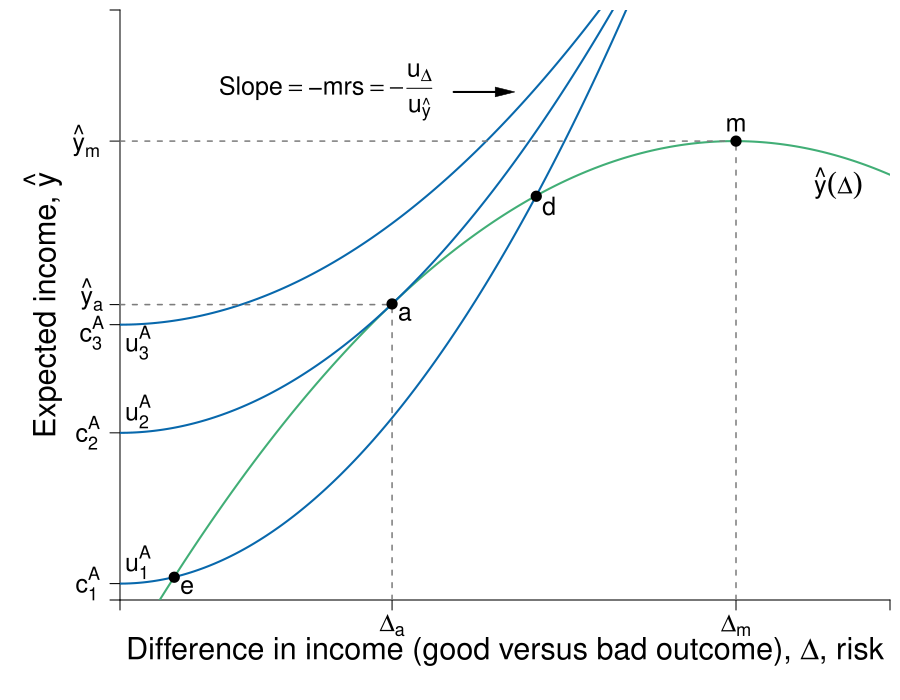

Generate this figure with R:
require(ggplot2)
require(shape)
pdf(file = "risk/risk_return_dara.pdf", width = 9, height = 7)

# Set parameters for graphics
axislabelsize <- 1.8
labelsize <- 1.5
namesize <- 1.8
annotatesize <- 1.5
graphlinewidth <- 2
segmentlinewidth <- 1.5

COL <- c("#7fc97f", "#beaed4", "#fdc086", "#ffff99", "#386cb0", "#f0027f", "#bf5b17", "#666666")
COLA <- c("#e0f3db", "#99d8c9","#66c2a4","#41ae76", "#238b45", "#005824")
COLB <- c("#c6dbef", "#4eb3d3", "#2b8cbe", "#0868ac","#084081")
COLC <- c("#fcfbfd", "#efedf5", "#dadaeb", "#bcbddc", "#9e9ac8", "#807dba", "#6a51a3", "#54278f", "#3f007d")
grays <- gray.colors(25, start = 1, end = 0, alpha = 1)

a <- c(2, 4, 6)
par(mar =  c(5, 6, 0.5, 0.5))
xlims <- c(0, 15)
ylims <- c(0, 18)

riskreturn <- function(g, int1 = 14, int2 = 4, coeff = 1/3){
  int1 - (int2 - (coeff)*g)^2
}


indiffA <- function(g, intercept = 3, slope = 0.125){
  intercept  + slope*g^2
}


#Plot command 
plot(0, 0, xlim = xlims, ylim = ylims, 
     type = "n",
     xlab = expression(paste("")),
     ylab = expression(paste("")), 
     axes = FALSE,
     cex.lab = axislabelsize, 
     bty = "n", 
     xaxs = "i", 
     yaxs = "i"
)



ticksy <- c(0,  0.5, 5.1, 8.4, riskreturn(g = 5.3), riskreturn(g = 12) ,ylims[2])
ylabels <- c(NA, expression(paste(c[1])), expression(paste(c[2])), NA, NA, expression(paste(hat(y)[m] )), NA)
ticksx <- c(0, 5.3, 12, xlims[2])
xlabels <- c(NA, expression(paste(Delta[a])), expression(paste(Delta[m])), NA)

text(xlims[1] - 0.5, 8.4, expression(paste(c[3])), cex = labelsize, xpd = TRUE)
text(xlims[1] - 0.5, riskreturn(g = 5.3) + 0.25, expression(paste(hat(y)[a])), cex = labelsize, xpd = TRUE)

axis(1, at = ticksx, pos = 0, labels = xlabels, cex.axis = labelsize)
axis(2, at = ticksy, pos = 0, labels = ylabels, las = 1, cex.axis = labelsize)

mtext(expression(paste("Difference in income (good versus bad outcome), ", Delta, ", risk")), side = 1, line = 2.5, cex = axislabelsize)
text(xlims[1] - 1.5, ylims[2] - 0.5*(ylims[2] - ylims[1]), expression(paste("Expected income, ", hat(y))), xpd = TRUE, cex = axislabelsize, srt = 90) 

npts <- 500 
xx1 <- seq(xlims[1], xlims[2], length.out = npts)
lines(xx1, riskreturn(xx1, coeff = 1/2.992195), col = COLA[4], lwd = graphlinewidth, lty = 1)
lines(xx1, indiffA(xx1, intercept = 0.5, slope = 0.18), col = COLB[4], lwd = graphlinewidth, lty = 1)
lines(xx1, indiffA(xx1, intercept = 5.1, slope = 0.14), col = COLB[4], lwd = graphlinewidth, lty = 1)
lines(xx1, indiffA(xx1, intercept = 8.4, slope = 0.11), col = COLB[4], lwd = graphlinewidth, lty = 1)

segments(12, 0, 12, riskreturn(g = 12) , lty = 2, col = grays[20], lwd = segmentlinewidth)
segments(0, riskreturn(g = 12) , 12, riskreturn(g = 12) , lty = 2, col = grays[20], lwd = segmentlinewidth)
segments(5.3, 0, 5.3, riskreturn(g = 5.3), lty = 2, col = grays[20], lwd = segmentlinewidth)
segments(0, riskreturn(g = 5.3), 5.3, riskreturn(g = 5.3), lty = 2, col = grays[20], lwd = segmentlinewidth)

#Add points a, b, c and c
points(5.3, riskreturn(g = 5.3, coeff = 1/2.992195), pch = 16, col = "black", cex = 1.5)
text(5.3 + 0.25, riskreturn(g = 5.3, coeff = 1/2.992195) - 0.3, expression(a), cex = labelsize)


points(12, riskreturn(g = 12) , pch = 16, col = "black", cex = 1.5)
text(12, riskreturn(g = 12) + 0.5, expression(m), cex = labelsize)


points(1.057, riskreturn(g = 1.057) , pch = 16, col = "black", cex = 1.5)
text(1.057 + 0.25, riskreturn(g = 1.057) - 0.3, expression(c), cex = labelsize)


points(8.109, riskreturn(g = 8.109) , pch = 16, col = "black", cex = 1.5)
text(8.109 + 0.25, riskreturn(g = 8.109) - 0.3, expression(d), cex = labelsize)


#Label risk return schedule
text(14, 12.7, expression(paste(hat(y)(Delta))), cex = labelsize)

#Label value functions
text(0.35, 7.9, expression(u[3]), cex = labelsize)
text(0.35, 5.6, expression(u[2]), cex = labelsize)
text(0.35, 1, expression(u[1]), cex = labelsize)

#Label slope
text(4, riskreturn(g = 12) + 1.5, expression(paste("Slope", phantom()==phantom(), "-mrs", phantom()== -frac(u[Delta],u[hat(y)]))), cex = labelsize)
Arrows(6.5, riskreturn(g = 12) + 1.5, 7.5, riskreturn(g = 12) + 1.5, col = "black", lty = 1, lwd = 2, code = 2, arr.type = "triangle", arr.lwd = 0.5)


dev.off()
